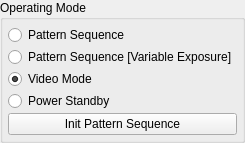
               <widget class="QGroupBox" name="groupBox_modeControl">
                <property name="title">
                 <string>Operating Mode</string>
                </property>
                <layout class="QGridLayout" name="gridLayout_11">
                 <property name="leftMargin">
                  <number>5</number>
                 </property>
                 <property name="topMargin">
                  <number>5</number>
                 </property>
                 <property name="rightMargin">
                  <number>5</number>
                 </property>
                 <property name="bottomMargin">
                  <number>5</number>
                 </property>
                 <property name="spacing">
                  <number>2</number>
                 </property>
                 <item row="0" column="0">
                  <widget class="QRadioButton" name="radioButton_SLMode">
                   <property name="text">
                    <string>Pattern Sequence</string>
                   </property>
                   <property name="checked">
                    <bool>false</bool>
                   </property>
                  </widget>
                 </item>
                 <item row="2" column="0">
                  <widget class="QRadioButton" name="radioButton_VideoMode">
                   <property name="text">
                    <string>Video Mode</string>
                   </property>
                   <property name="checked">
                    <bool>true</bool>
                   </property>
                  </widget>
                 </item>
                 <item row="3" column="0">
                  <widget class="QRadioButton" name="radioButton_StandbyMode">
                   <property name="text">
                    <string>Power Standby</string>
                   </property>
                  </widget>
                 </item>
                 <item row="1" column="0">
                  <widget class="QRadioButton" name="radioButton_VariableExpSLMode">
                   <property name="text">
                    <string>Pattern Sequence [Variable Exposure]</string>
                   </property>
                  </widget>
                 </item>
                 <item row="4" column="0">
                  <widget class="QPushButton" name="pushButton_InitPatternSeq">
                   <property name="text">
                    <string>Init Pattern Sequence</string>
                   </property>
                  </widget>
                 </item>
                </layout>
               </widget>
